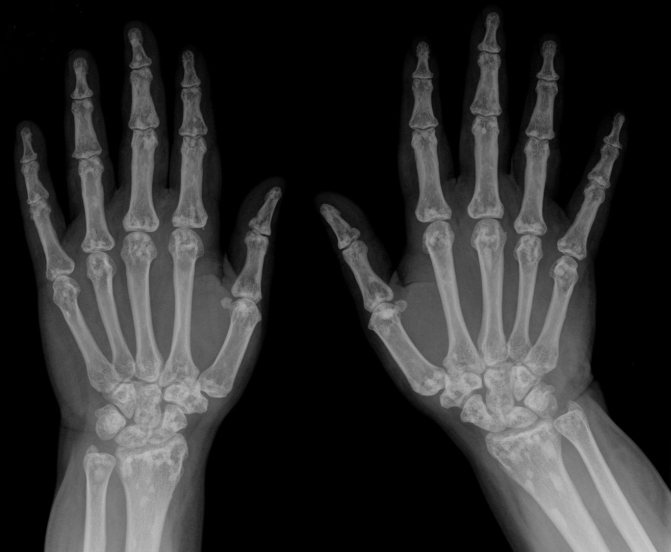
#> input picture Testbild_Roentgen2.jpg, 1342 x 1103 px (shown at 1/2 size)
$ jupyter execute --allow-errors Uebung3_Merkmalsextration.ipynb
#> lines starting #> are read from the running program, lines starting #| are printed output that depends on the picture; after the words box and inside, x2 and y2 are one past the last pixel; in counts of white or black regions, pixels touching at a corner belong together
# Übung 3 - Merkmalsextraktion

## Aufgabenbeschreibung

Das Ziel dieser Übung ist es, den prinzipiellen Ablauf einer Bildanalyse (inkl. einzelne Teilschritte) auf ein Bild aunzuwenden und somit auch den Zusammenhang einzelner Operationen besser nachzuvollziehen.

### Generelle Hinweise zur Bearbeitung:

Die Herausforderung hierbei ist, dass mehrere Phasen der Bildverarbeitung aufeinander aufbauend umgesetzt werden müssen. Zudem ist die Planung sowie die Durchführung des Lösungsweges (ohne konkrete Vorgaben) Ihnen überlassen. Jedoch sollten Sie folgende allgemeine und hilfreiche "Werkzeuge" ins Betracht ziehen:

**Phasen der Bildverarbeitung:**
1.	Bild öffnen
2.	Bildvorverarbeitung
3.	Segmentierung
4.	Objekterkennung
5.	Analyse
6.	Visualisierung

**Zur Segmentierung:**
1.	Iterative Berechnung des optimalen Schwellenwertes
2.	Histogrammanalyse für multimodale Histogramme

**Zur Objekterkennung**
1.	Algorithmus zur Detektion von Kreisen
2.	Hough-Transformation
3.	Skelettierung

### Hinweise zur Abgabe und zur Benotung

- Füllen Sie unbedingt die erste Zelle unterhalb der Überschrift mit Name und Matr.-Nr. aus!
- Ergänzen Sie den Dateinamen des Notebooks vor der Abgabe um `_` und Ihre Matr.-Nr. (`Uebung 1 - Biosignale_s0500000_s0500001.ipynb`).
- Entfernen Sie vor dem Upload alle Ausgaben aus dem Notebook!
- Die Bilddatei muss nicht abgegeben werden.
- Die Aufgabe wird nach dem üblichen Notenschema von 1,0 bis 5,0 bewertet.
- Diese Aufgabe wird mit 40% in der Gesamtnote der Übung gewichtet.

### Viel Erfolg!

## Aufgabenbeschreibung

Lesen Sie `roentgen.tif` mit Hilfe der `matplotlib`-Bibliothek ein. Visualisieren Sie das, in der Datei enthaltene Bild (verwenden Sie die Funktionen `imshow` und `show`).

1.	Berechnen Sie die Anzahl der Finger im Bild.
2.	Finden Sie die Knochen und die Hand. Berechnen Sie dazu den Anteil der Knochen an der Gesamtfläche der Hand.
3.	Berechnen Sie die Anzahl gesamten (einzelnen) Knochen.

**Bonus:**
4. Berechnen Sie die zusätzlich zur Anzahl auch die maximale Länge jedes Knochens.

[cell 1]
#%%html
#<style>
#.output_wrapper, .output {
#    height:auto !important;
#    max-height:100000px;  /* your desired max-height here */
#}
#.output_scroll {
#    box-shadow:none !important;
#    webkit-box-shadow:none !important;
#}
#</style>

[cell 2]
import cv2
import matplotlib.pyplot as plt
import numpy as np
import skimage.filters as filters

#
# 1. Berechnen Sie die Anzahl der Finger im Bild.
#

# Bild öffnen
img = plt.imread('Testbild_Roentgen2.jpg')
#> img is the input picture: shape (1103, 1342, 3); min 0, max 201, mean 46.4

img = cv2.cvtColor(img, cv2.COLOR_BGR2GRAY)
#> img: shape (1103, 1342)
img = cv2.fastNlMeansDenoising(img, None,10,7,21)
img = cv2.bitwise_not(img)

def prepareXRayImg(img):
    ret, thresh = cv2.threshold(img, 250, 255, cv2.THRESH_TRUNC)
    t = filters.threshold_triangle(thresh)
#> t = 249
    ret, thresh = cv2.threshold(img, t, 255, cv2.THRESH_BINARY_INV)
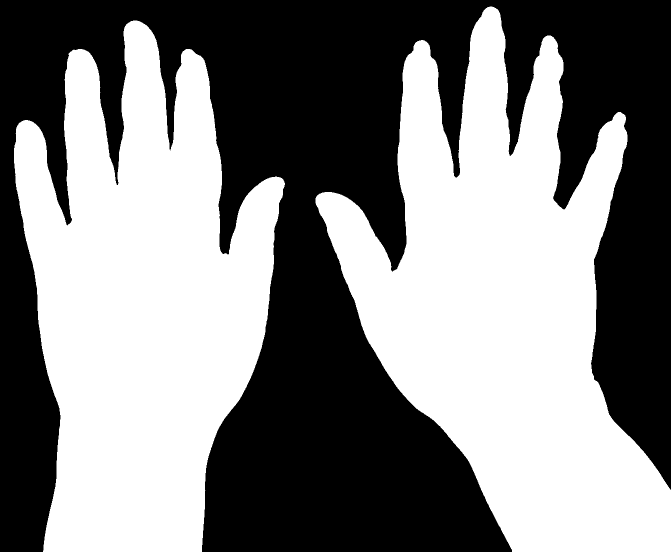
#> thresh: shape (1103, 1342) (shown at 1/2 size); 51% white; 1 black region
#> ret = 249
    return thresh

def getHandDefects(handArea):
    # Kanten schließen
    handAreaApprox = cv2.approxPolyDP(handArea, 0.02 * cv2.arcLength(handArea, True), True)
    hull = cv2.convexHull(handArea)
    hull = cv2.convexHull(handArea, returnPoints = False)
    defects = cv2.convexityDefects(handArea, hull)
    return defects

def calculateCenterPoint(handArea):
    # "Mittelpunkt" der Hand berechnen
    handRect = cv2.minAreaRect(handArea)
    cX = int(handRect[0][0])
    cY = int(handRect[0][1] * 1.2)
    return cX, cY

def countFingers(handArea):
    defects = getHandDefects(handArea)

    # "Mittelpunkt" der Hand berechnen
    cX, cY = calculateCenterPoint(handArea)
    cv2.circle(img, (cX, cY), 5, (255, 255, 255), 10)

    fingerCnt = 0
    for i in range(defects.shape[0]):
        # [ start point, end point, farthest point, approximate distance to farthest point ]
        s,e,f,d = defects[i,0]
        start = tuple(handArea[s][0])
        end = tuple(handArea[e][0])
        far = tuple(handArea[f][0])

        # "approximate distance to farthest point" größer als 8000 und
        # höher als Handmitte
        if(d > 8000 and far[1] < cY):
            cv2.line(img, start, end, [0,255,0],2)
            cv2.circle(img, far, 5, [0,0,255], 5)
            fingerCnt += 1

    if(fingerCnt != 0):
        fingerCnt += 1

    return fingerCnt

thresh = prepareXRayImg(img)

# Kanten finden
contours, _ = cv2.findContours(thresh, cv2.RETR_TREE , cv2.CHAIN_APPROX_SIMPLE)
#> contours = 2 contours; box (x1, y1, x2, y2) and area: (631, 13, 1342, 1103) 387746, (28, 41, 570, 1103) 363568

height, width = img.shape
#> height = 1103; width = 1342
totalArea = height * width
#> totalArea = 1480226

totalFingerCount = 0
handCounter = 0
for c in contours:
    area = cv2.contourArea(c)

    # Bereich nur als Hand akzeptieren wenn Bereich mindestens 13%
    # des gesamten Bildes ausmacht
    percent = area / totalArea * 100
    if(percent > 13):
        print("Hand", (handCounter + 1),':', area,'-->', str(round(percent, 2)) + "%")
        fingerCount = countFingers(c)
        print("Found " + str(fingerCount) + " fingers")
        totalFingerCount += fingerCount
        cv2.drawContours(img, [c], 0, (0,0,0), 2)
        handCounter += 1
#> this loop made 2 passes
#> (area, percent, fingerCount, totalFingerCount) on passes 1 to 2: (363567.5, 24.56, 5, 5), (387746, 26.2, 5, 10)
#| Hand 1 : 363567.5 --> 24.56%
#| Found 5 fingers
#| Hand 2 : 387746.0 --> 26.2%
#| Found 5 fingers
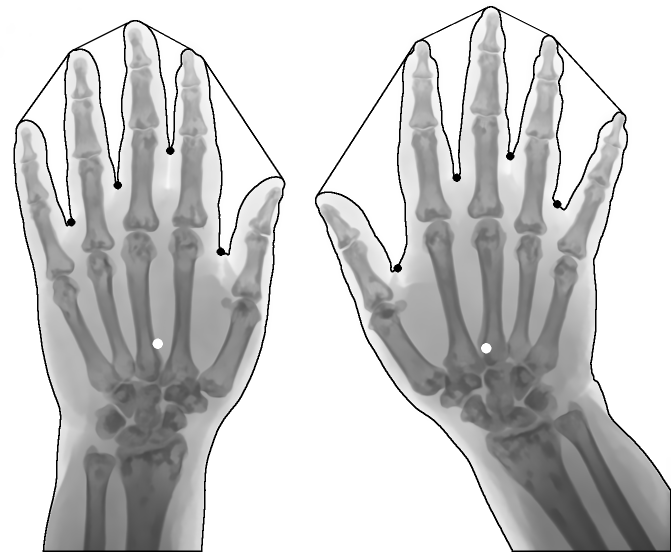
#> img: shape (1103, 1342) (shown at 1/2 size); min 0, max 255, mean 203
#> after the loop, handCounter = 2; totalFingerCount = 10

print("Total finger Count:", totalFingerCount)
#| Total finger Count: 10

fig, axes = plt.subplots(nrows=1, ncols=2, figsize=(15,15))
ax = axes.ravel()

ax[0].imshow(img, cmap='gray')
ax[0].set_title('Originalbild mit Kanten', fontsize=20)

ax[1].imshow(thresh, cmap='gray')
ax[1].set_title('thresh', fontsize=20)

plt.tight_layout()
plt.show()

[cell 3]
class Bone:
    x = 0
    y = 0
    width = 0
    height = 0
    size = 0
    boneType = ""

    def __repr__(self):
        return "x: " + str(self.x) + " y: " + str(self.y) + " width: " + str(self.width) + " height: " + str(self.height) + " boneType:" + str(self.boneType)

    def __init__(self, x, y, width, height, boneType):
        self.x = x
        self.y = y
        self.width = width
        self.height = height
        self.size = width * height
        self.boneType = boneType

[cell 4]
#
# 2. Finden Sie die Knochen und die Hand. Berechnen Sie dazu den Anteil der Knochen an der Gesamtfläche der Hand.
# 3. Berechnen Sie die Anzahl gesamten (einzelnen) Knochen.
# 4. Bonus: Berechnen Sie die zusätzlich zur Anzahl auch die maximale Länge jedes Knochens.
#
import math
import cv2 as cv
import cv2
import matplotlib.pyplot as plt
import numpy as np
from skimage.filters import threshold_minimum
import random as rng
rng.seed(12345)

# Bild öffnen
img = plt.imread('roentgen.tif')
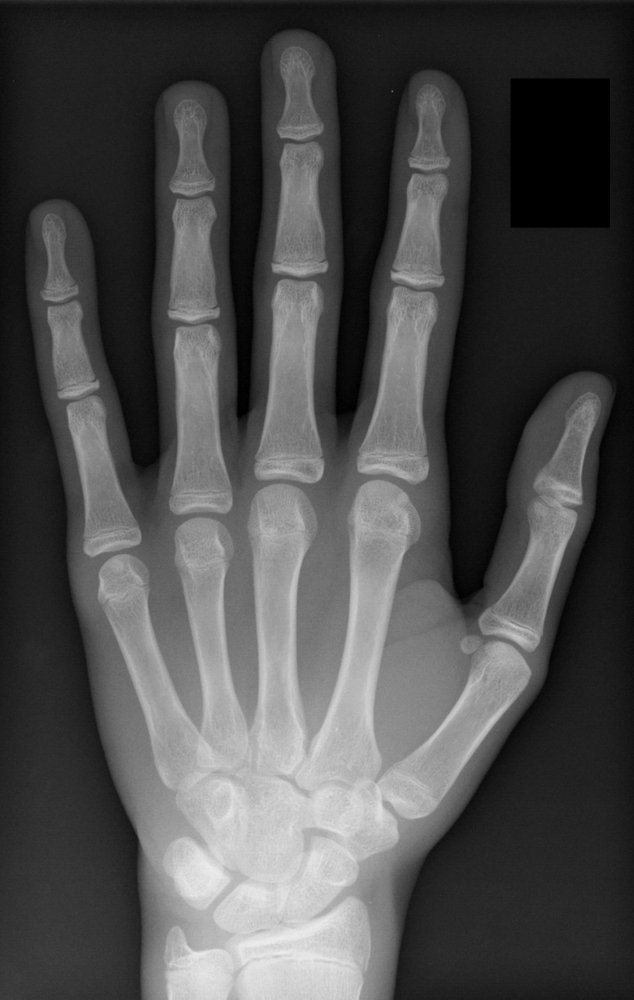
#> input picture roentgen.tif, 634 x 1000 px
#> img is the input picture: shape (1000, 634, 4); mean R, G, B, A 77.2, 77.2, 77.2, 255
img = plt.imread('Testbild_Roentgen2.jpg')

img = cv2.cvtColor(img, cv2.COLOR_BGR2GRAY)
img = cv2.fastNlMeansDenoising(img, None,10,7,21)
img = cv2.bitwise_not(img)

# Bildvorverarbeitung
clahe = cv2.createCLAHE(clipLimit=3.0, tileGridSize=(8,8))
img_prep = clahe.apply(img)

height, width = img.shape[:2]

# Das Bild in x gleichgroße Teile einteilen und einzeln den threshold anwenden
# um den Farbverlauf innerhalb des Bildes auszugleichen
img_parts = []
img_cropped = []
partCnt = 4
assert partCnt >= 2
heightPart = (height / partCnt)
#> heightPart = 275.8
for i in range(partCnt):
    startY = int(heightPart * i)
    endY = int(heightPart * (i + 1))
    cropped_img = img_prep[startY:endY, 0:int(width)].copy()
    img_cropped.append(cropped_img.copy())
    cropped_img_thr = cropped_img

    thr, _ = cv2.threshold(cropped_img, 0, 255, cv2.THRESH_BINARY+cv.THRESH_OTSU)
    if(i == 2):
        newThr = (thr - (thr * 0.15))
    elif(i == 0):
        newThr = thr

    ret, cropped_img_thr = cv2.threshold(cropped_img, newThr, 255, cv2.THRESH_TRUNC)
    cropped_img_thr = cv2.adaptiveThreshold(cropped_img_thr, 255, cv2.ADAPTIVE_THRESH_MEAN_C  ,\
         cv2.THRESH_BINARY, 9, 2)

    img_parts.append(cropped_img_thr)
#> this loop made 4 passes
#> (thr, newThr, ret) on passes 1, 3: (190, 190, 190), (158, 134.3, 134)
#> (thr, ret) on passes 2, 4: (159, 190), (174, 134)
#> pass 1, `cropped_img = img_prep[startY:endY, 0:int(width)].copy()`:
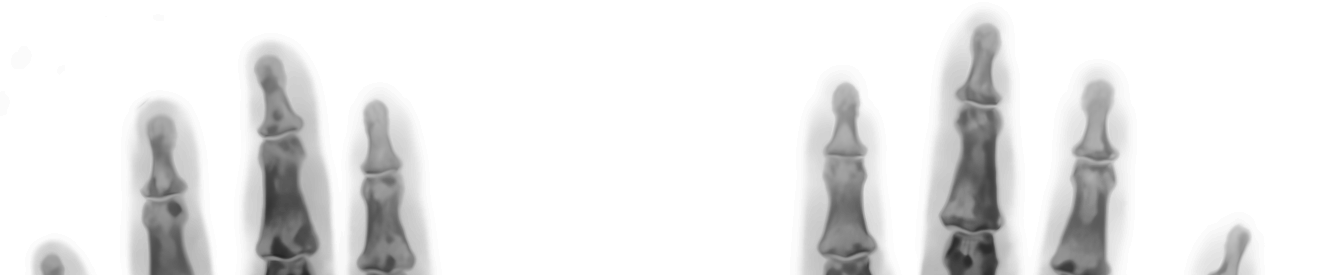
#> cropped_img: shape (275, 1342); min 38, max 255, mean 233.3
#> pass 1, `ret, cropped_img_thr = cv2.threshold(cropped_img, newThr, 255, cv2.THR..`:
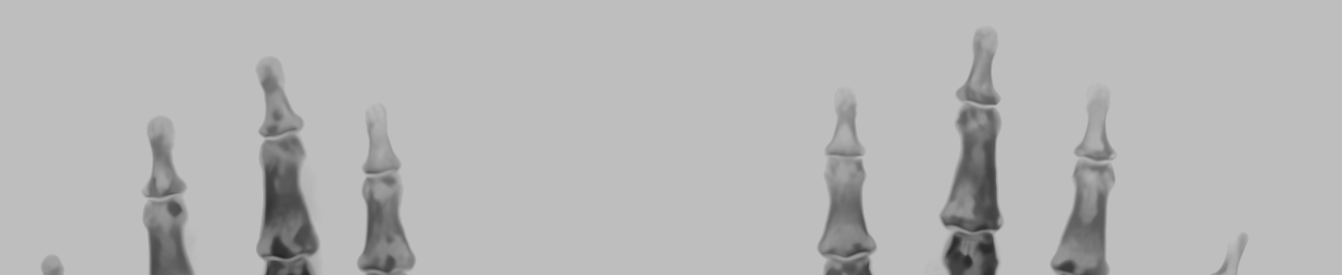
#> cropped_img_thr: shape (275, 1342); min 38, max 190, mean 182
#> after the loop:
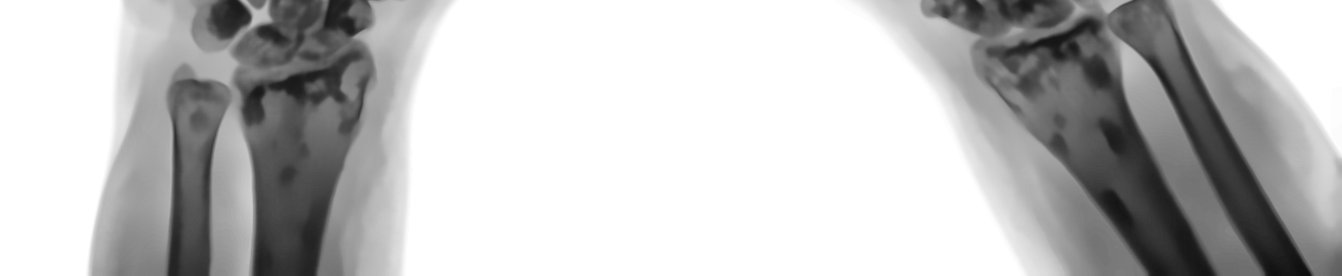
#> cropped_img: shape (276, 1342); min 15, max 255, mean 191.9
#> after the loop, img_cropped = 4 items; img_parts = 4 items

# Bilder wieder zusammenfügen
img_prepared = np.append(img_parts[0], img_parts[1], axis=0)
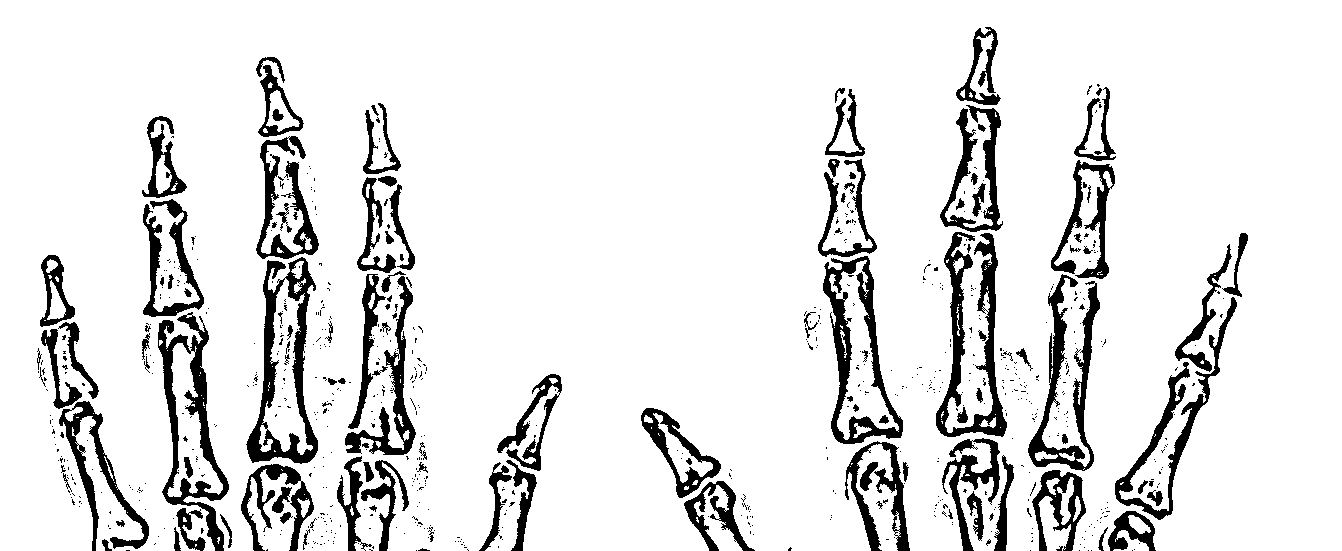
#> img_prepared: shape (551, 1342); 89.3% white; 790 black regions (664 under 20 px), largest, box (x1, y1, x2, y2) and area: (246, 257, 318, 464) 4725, (936, 232, 1007, 437) 4709, (158, 312, 229, 551) 4614
for i in range(partCnt):
    if(i >= 2):
        img_prepared = np.append(img_prepared, img_parts[i], axis=0)
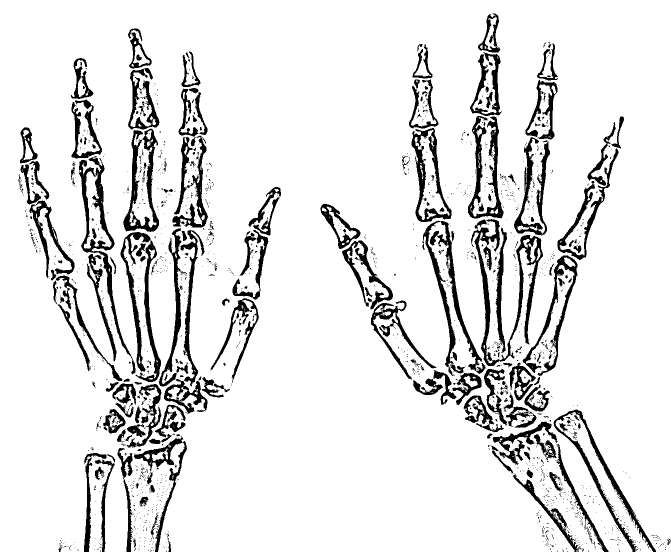
#> img_prepared: shape (1103, 1342) (shown at 1/2 size); 89.3% white; 1766 black regions (1536 under 20 px)

# Hände finden
# dafür negThreshImg aus 1) verwenden
negThreshImg = prepareXRayImg(img)
handContours, _ = cv2.findContours(negThreshImg, cv2.RETR_TREE, cv2.CHAIN_APPROX_SIMPLE)
#> handContours has the same summary as contours

# Kopien des Bildes für visualisierungen erstellen
cimg = cv2.cvtColor(img_prepared, cv2.COLOR_GRAY2BGR)
#> cimg: shape (1103, 1342, 3); 89.3% white; 1766 black regions (1536 under 20 px), largest, box (x1, y1, x2, y2) and area: (942, 438, 1086, 732) 7545, (158, 312, 271, 749) 5846, (845, 441, 971, 752) 5783
cimg2 = cv2.cvtColor(img_prepared, cv2.COLOR_GRAY2BGR)

# Anteil von Knochen an Hand berechnen
# findContours kann leider sehr ungenau sein, daher um die Fläche der Knochen zu berechnen lieber einen weiteren threashold
# benutzen und nicht img_prepared
boneThresholdMin = threshold_minimum(img_prep)
#> boneThresholdMin = 148
_, boneThreshNegative = cv.threshold(img_prep, boneThresholdMin, 255, cv.THRESH_BINARY_INV)
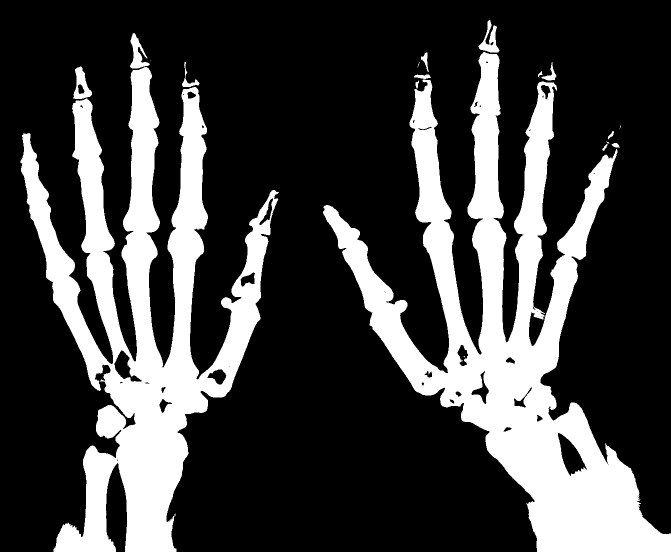
#> boneThreshNegative: shape (1103, 1342) (shown at 1/2 size); 25.5% white; 22 white regions (8 under 20 px)
looseBoneContours, _ = cv2.findContours(boneThreshNegative, cv2.RETR_TREE, cv2.CHAIN_APPROX_SIMPLE)
#> looseBoneContours = 67 contours, 27 with area under 20; largest, box (x1, y1, x2, y2) and area: (646, 104, 1342, 1103) 201168, (41, 134, 558, 1103) 172482, (1115, 865, 1174, 953) 2422, (228, 699, 285, 764) 1480, (146, 133, 184, 198) 1346
for boneArea in looseBoneContours:
    cv2.drawContours(cimg2, [boneArea], 0, (135,206,250), 2)
#> this loop made 67 passes
#> boneArea on passes 1, 6, 18, 31, 32, 35, 36, 49, 50, 51, 53, 54: [[350, 1027], [350, 1031]], [[1239, 257]], [[458, 733], [459, 732], [460, 733], [459, 734]], [[301, 122]], [[300, 120]], [[1215, 928], [1216, 927], [1217, 928], [1216, 929]], [[1214, 927], [1215, 926], [1216, 927], [1215, 928]], [[1082, 632], [1083, 631], [1084, 632], [1083, 633]], [[1073, 622], [1074, 621], [1075, 622], [1074, 623]], [[1069, 619], [1070, 618], [1071, 619], [1070, 620]], [[769, 585], [770, 584], [771, 585], [770, 586]], [[768, 583], [769, 582], [770, 583], [769, 584]]
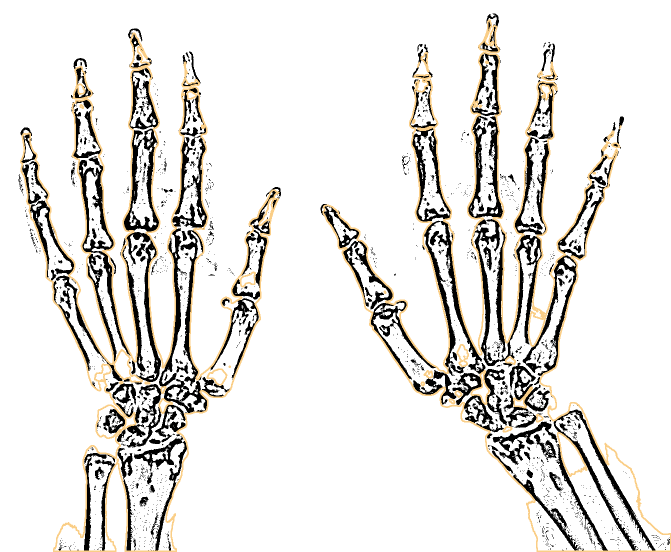
#> cimg2: shape (1103, 1342, 3) (shown at 1/2 size); mean B, G, R 225.7, 228.7, 230.5

# Knochen finden
boneContours, _ = cv2.findContours(img_prepared, cv2.RETR_LIST, cv2.CHAIN_APPROX_TC89_L1)
#> boneContours = 3218 contours, 2913 with area under 20; largest, box (x1, y1, x2, y2) and area: (0, 0, 1342, 1103) 1453971, (941, 438, 1087, 733) 8908, (822, 255, 904, 445) 8900, (1111, 824, 1306, 1103) 8004, (157, 314, 272, 750) 6618

imgHeight, imgWidth = img.shape
#> imgHeight = 1103; imgWidth = 1342
totalArea = imgHeight * imgWidth

handCounter = 1
#> (the rest of this cell did not finish here and is left out)
